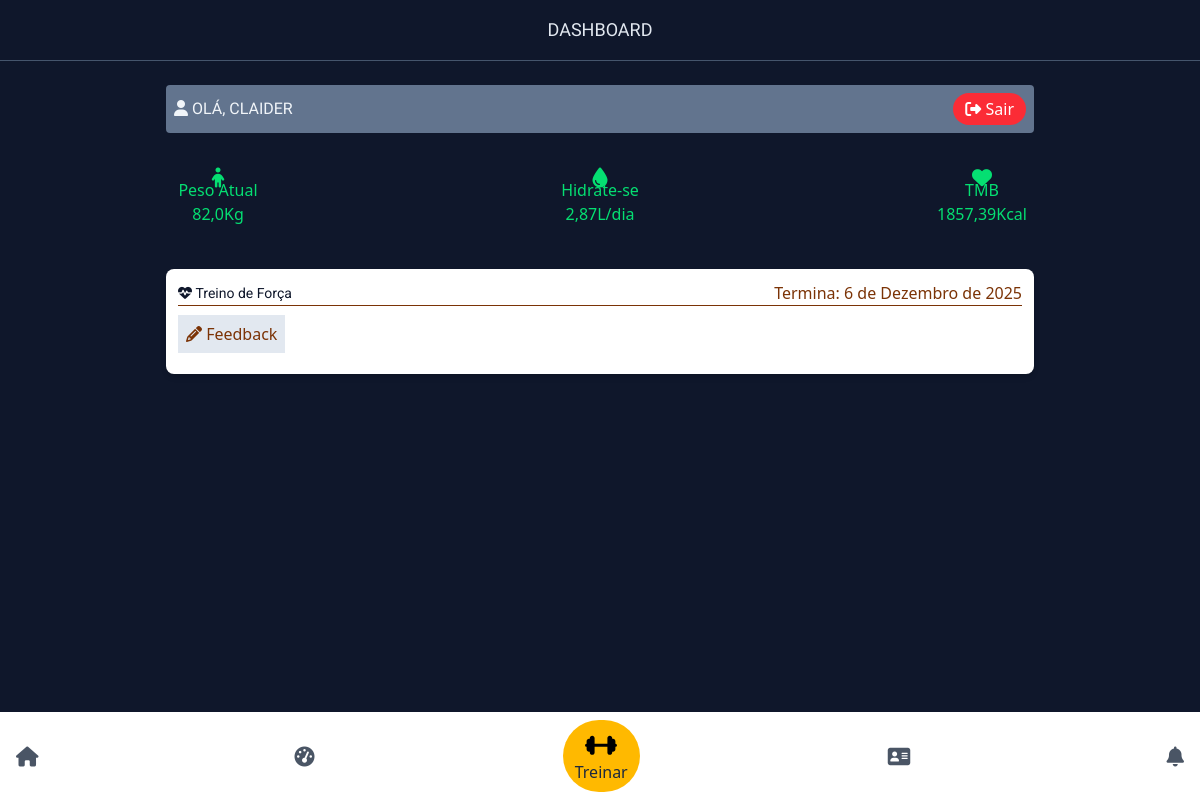
The app's page /home/ (signed in), older data.
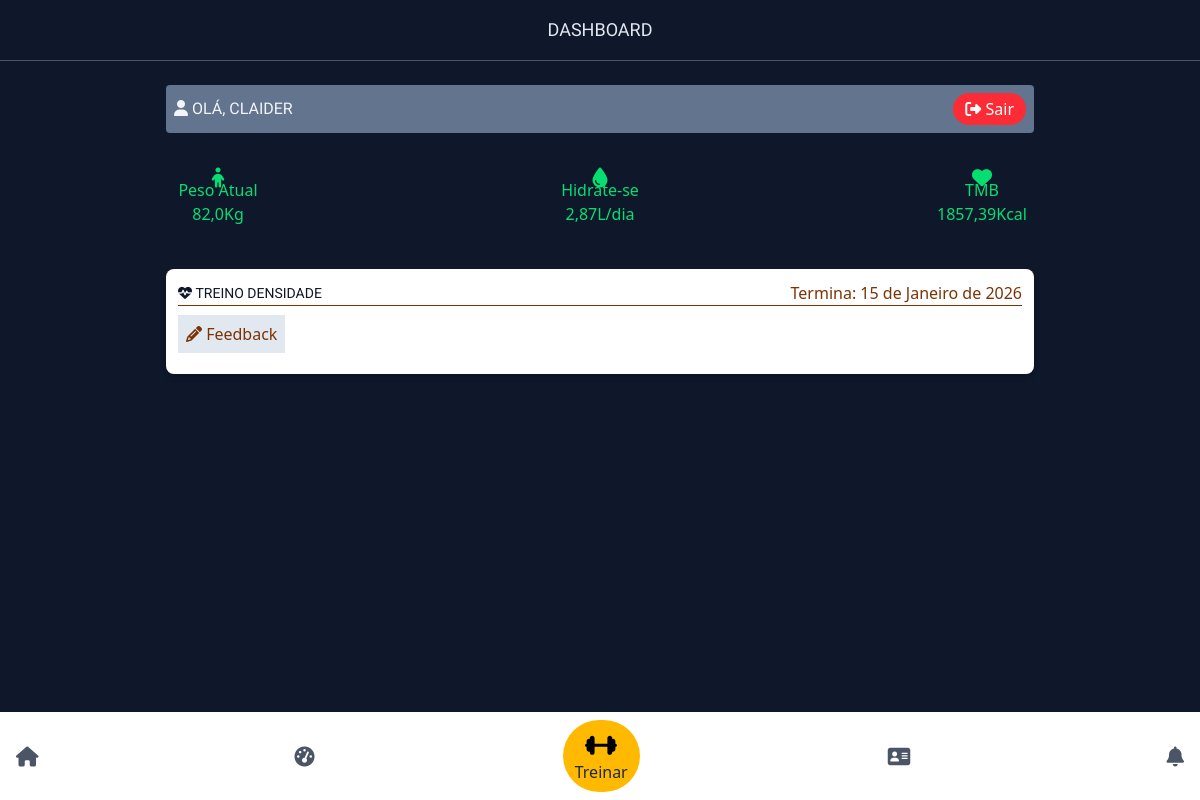
The same page, newer data.
### app_personal/models.py (models this page shows, shortened)
class Mesociclo(models.Model):
    user = models.ForeignKey(User, on_delete=models.CASCADE)
    titulo = models.CharField(max_length=255)
    periodizacao = models.CharField(max_length=255)
    pub_date = models.DateTimeField(auto_now_add=True)
    duracao = models.DateField(null=True)

### app/views.py (the view)
# urls.py: path('home/', views.home, name='home'),
def home(request):
    user_auth = request.user.is_authenticated
    user_id = request.user.id
    user_group = request.user.groups.all()
    if not user_auth:
        return redirect('login_view')
    else:
        dados_iniciais_verificados = DadosIniciais.objects.filter(user_id = user_id)
        treino = Mesociclo.objects.filter(user_id=user_id)
        if not dados_iniciais_verificados:
            return redirect('dados_iniciais')
        else:
            dados_iniciais = DadosIniciais.objects.get(user_id = user_id)
            context={
            'treino':treino,
            'grupo':user_group,
            'dados_iniciais':dados_iniciais,
            'calc_idade':dados_iniciais.Idade(),
            'calc_agua':dados_iniciais.calc_agua(),
            'tmb':dados_iniciais.calc_kcal()
        }
        return render(request, 'inicio/home.html', context)

### app/models.py (called while the page is built)
    def Idade(self):
        hoje = datetime.date.today()
        idade = hoje.year - self.data_nascimento.year - ((hoje.month, hoje.day) < (self.data_nascimento.month, self.data_nascimento.day))
        return idade

    def calc_agua(self):
        idade = self.Idade()
        quantidade = self.peso*idade
        return round(quantidade/1000, 2)

    def calc_kcal(self):
        peso = self.peso
        altura = self.altura
        idade=self.Idade()
        genero = self.genero
        if genero == 'masculino':
            tmb = 66.47+(13.75*peso)+(5.003*altura)-(6.775*idade)
        elif genero == 'feminino':
            tmb=655.09+(9.563*peso)+(1.85*altura)-(4.676*idade)
        elif not genero:
            tmb = 0
        return round(tmb,2)

### app/templates/inicio/home.html (shortened to what this page needs)
{% extends 'base/base.html' %}
{% block 'content'%}
{% if user %}
<h1 class="text-center text-lg border-b-1 border-slate-600 p-4 text-slate-200">DASHBOARD</h1>
<section class="content w-full max-w-[900px] m-auto my-2 p-4 text-white space-y-3 ">
    <div class="flex items-center justify-between bg-slate-500 p-2 rounded">
        <h1 class="text-slate-100"><i class="fa fa-user"></i>&nbsp;Olá, {{user.first_name}}</h1>
        <a href="{% url 'logout' %}" class="bg-red-500 py-1 px-3 rounded-full"><i class="fa fa-sign-out"></i> Sair</a>
    </div>
    <div class="flex flex-wrap items-center justify-between my-4 ">
        <div class=" w-26 h-26  flex flex-col items-center justify-center text-green-400">
            <i class="fa fa-child fa-lg"></i>
            <p class="font-medium">Peso Atual</p>
            <p>{{dados_iniciais.peso}}Kg</p>
        </div>
        <div class="w-26 h-26 rounded flex flex-col items-center justify-center text-green-400">
            <i class="fa fa-tint fa-lg"></i>
            <p class="font-medium">Hidrate-se</p>
            <p>{{calc_agua}}L/dia</p>
        </div>
        <div class="w-26 h-26 rounded flex flex-col items-center justify-center text-green-400">
            <i class="fa fa-heart fa-lg"></i>
            <p class="font-medium">TMB</p>
            <p>{{tmb}}Kcal</p>
        </div>
    </div>
    {% if treino %}
    <div class="bg-white p-3 rounded-lg text-amber-900 shadow-md">
        {% for t in treino %}
        <div class="flex items-center justify-between border-b-1">
            <h2 class="text-sm text-slate-900"><i class="fa fa-heartbeat"></i>&nbsp;{{t.titulo}}</h2>
            <p>Termina: {{t.duracao}}</p>
        </div>
        <ul class="flex items-center my-4">
            <li>
                <a href="" class="p-2 bg-slate-200">
                    <i class="fa fa-pencil"></i>
                    Feedback
                </a>
            </li>
        </ul>
        {% endfor %}
    </div>
    {% endif %}
</section>
{% endif %}
{% endblock %}

Row changes from the older to the newer data that the page shows:
removed Mesociclo: titulo "Treino de Força", duracao "6 de Dezembro de 2025"
added Mesociclo: titulo "TREINO DENSIDADE", duracao "15 de Janeiro de 2026"
